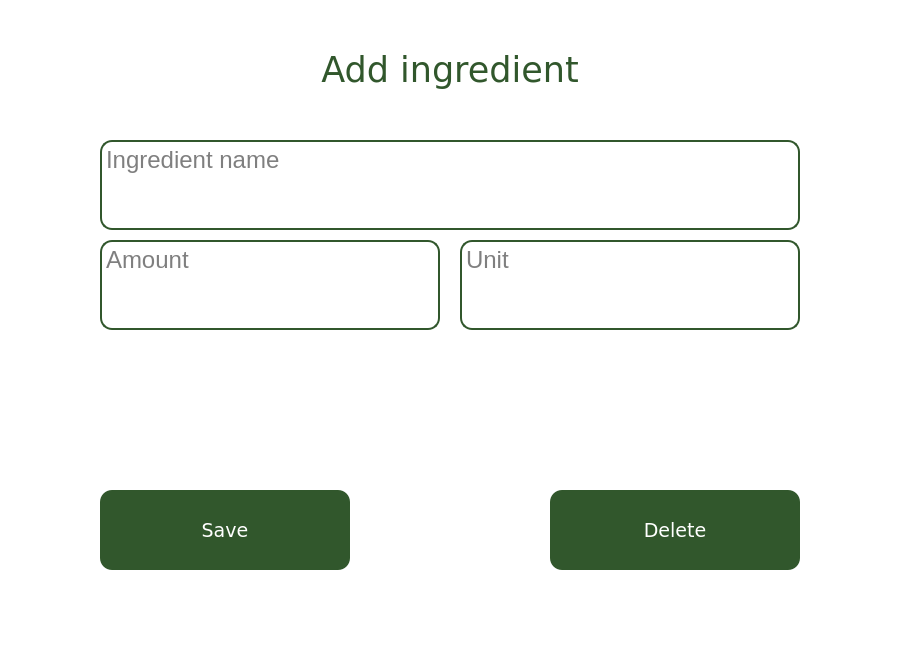
<?xml version="1.0" encoding="UTF-8"?>
<ui version="4.0">
 <class>AddIngredientWindow</class>
 <widget class="QMainWindow" name="AddIngredientWindow">
  <property name="geometry">
   <rect>
    <x>0</x>
    <y>0</y>
    <width>900</width>
    <height>650</height>
   </rect>
  </property>
  <property name="minimumSize">
   <size>
    <width>900</width>
    <height>650</height>
   </size>
  </property>
  <property name="maximumSize">
   <size>
    <width>900</width>
    <height>650</height>
   </size>
  </property>
  <property name="font">
   <font>
    <family>Verdana</family>
   </font>
  </property>
  <property name="windowTitle">
   <string>PoLIZANE</string>
  </property>
  <property name="windowIcon">
   <iconset>
    <normaloff>325314459_826693388428270_2168916561632903173_n.png</normaloff>325314459_826693388428270_2168916561632903173_n.png</iconset>
  </property>
  <property name="styleSheet">
   <string notr="true">background-color: white;</string>
  </property>
  <widget class="QWidget" name="addIngredientScreen">
   <widget class="QPushButton" name="saveButton">
    <property name="geometry">
     <rect>
      <x>100</x>
      <y>490</y>
      <width>250</width>
      <height>80</height>
     </rect>
    </property>
    <property name="font">
     <font>
      <family>Verdana</family>
      <pointsize>14</pointsize>
     </font>
    </property>
    <property name="statusTip">
     <string>Save your ingredient</string>
    </property>
    <property name="accessibleDescription">
     <string/>
    </property>
    <property name="styleSheet">
     <string notr="true">background-color: rgb(49, 87, 44);
color: white;
border-radius: 12px;</string>
    </property>
    <property name="text">
     <string>Save</string>
    </property>
   </widget>
   <widget class="QPushButton" name="deleteButton">
    <property name="geometry">
     <rect>
      <x>550</x>
      <y>490</y>
      <width>250</width>
      <height>80</height>
     </rect>
    </property>
    <property name="font">
     <font>
      <family>Verdana</family>
      <pointsize>14</pointsize>
     </font>
    </property>
    <property name="contextMenuPolicy">
     <enum>Qt::DefaultContextMenu</enum>
    </property>
    <property name="statusTip">
     <string>Delete your ingredient</string>
    </property>
    <property name="styleSheet">
     <string notr="true">background-color: rgb(49, 87, 44);
color: white;
border-radius: 12px;</string>
    </property>
    <property name="text">
     <string>Delete</string>
    </property>
   </widget>
   <widget class="QLabel" name="title">
    <property name="geometry">
     <rect>
      <x>0</x>
      <y>0</y>
      <width>900</width>
      <height>140</height>
     </rect>
    </property>
    <property name="font">
     <font>
      <family>Verdana</family>
      <pointsize>26</pointsize>
     </font>
    </property>
    <property name="styleSheet">
     <string notr="true">color: rgb(49, 87, 44)</string>
    </property>
    <property name="text">
     <string>Add ingredient</string>
    </property>
    <property name="alignment">
     <set>Qt::AlignCenter</set>
    </property>
   </widget>
   <widget class="QPlainTextEdit" name="ingredientNameTextArea">
    <property name="geometry">
     <rect>
      <x>100</x>
      <y>140</y>
      <width>700</width>
      <height>90</height>
     </rect>
    </property>
    <property name="statusTip">
     <string>Enter name of your ingredient</string>
    </property>
    <property name="styleSheet">
     <string notr="true">border-style: solid;
border-width: 2px;
border-radius: 12px;
border-color: rgb(49, 87, 44);
font-size: 24px;
</string>
    </property>
    <property name="placeholderText">
     <string>Ingredient name</string>
    </property>
   </widget>
   <widget class="QPlainTextEdit" name="amount">
    <property name="geometry">
     <rect>
      <x>100</x>
      <y>240</y>
      <width>340</width>
      <height>90</height>
     </rect>
    </property>
    <property name="statusTip">
     <string>Enter amount of your ingredient</string>
    </property>
    <property name="styleSheet">
     <string notr="true">border-style: solid;
border-width: 2px;
border-radius: 12px;
border-color: rgb(49, 87, 44);
font-size: 24px;</string>
    </property>
    <property name="placeholderText">
     <string>Amount</string>
    </property>
   </widget>
   <widget class="QPlainTextEdit" name="unitTextArea">
    <property name="geometry">
     <rect>
      <x>460</x>
      <y>240</y>
      <width>340</width>
      <height>90</height>
     </rect>
    </property>
    <property name="statusTip">
     <string>Enter unit of your ingredient</string>
    </property>
    <property name="accessibleDescription">
     <string/>
    </property>
    <property name="styleSheet">
     <string notr="true">border-style: solid;
border-width: 2px;
border-radius: 12px;
border-color: rgb(49, 87, 44);
font-size: 24px;</string>
    </property>
    <property name="placeholderText">
     <string>Unit</string>
    </property>
   </widget>
  </widget>
  <widget class="QStatusBar" name="statusbar"/>
 </widget>
 <resources/>
 <connections/>
</ui>
